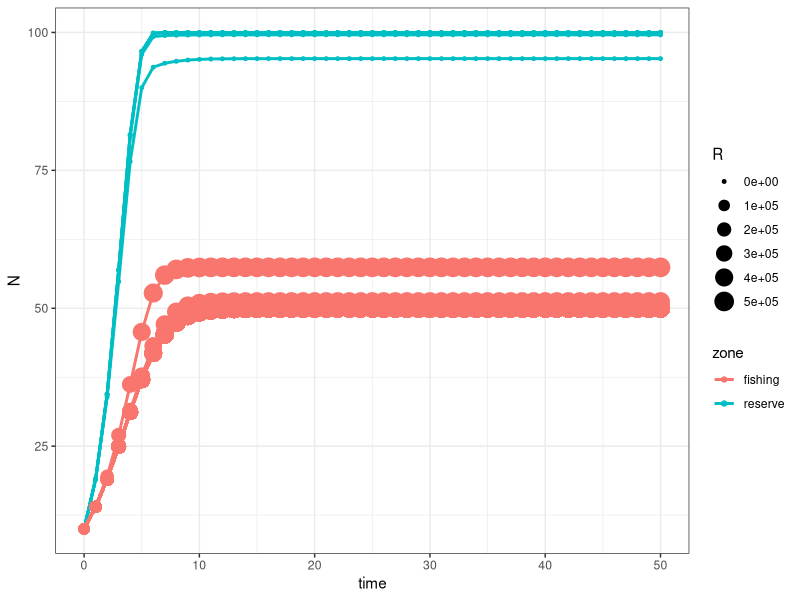
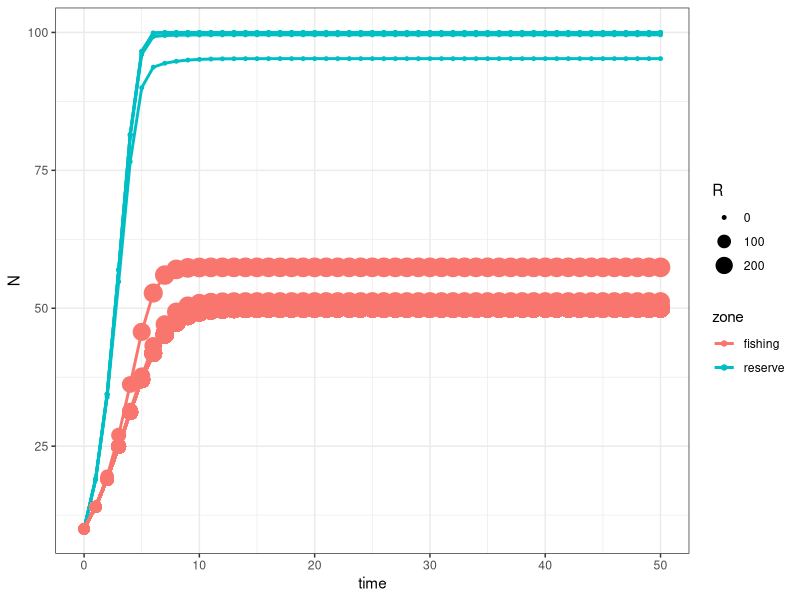
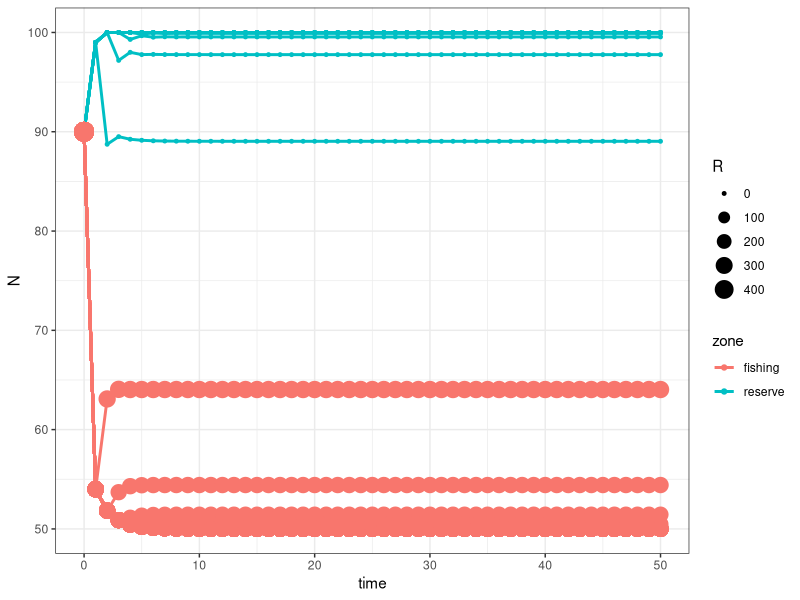
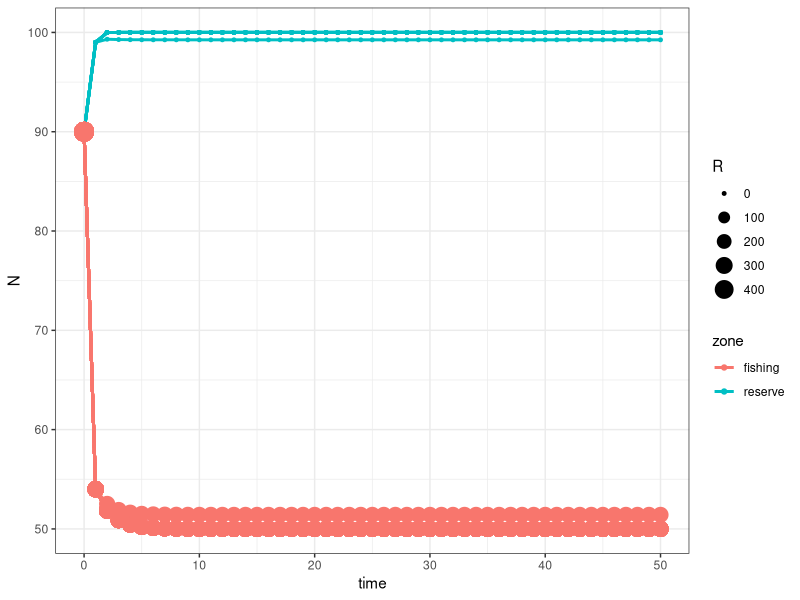
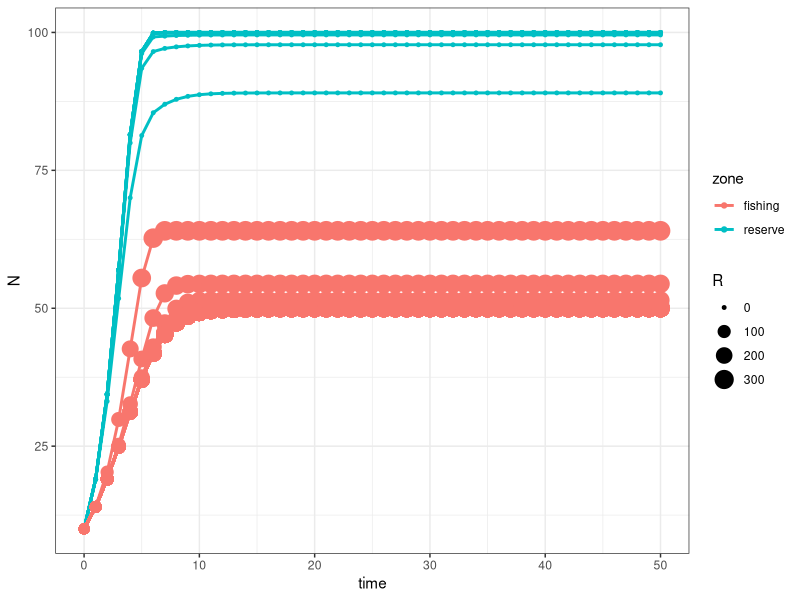
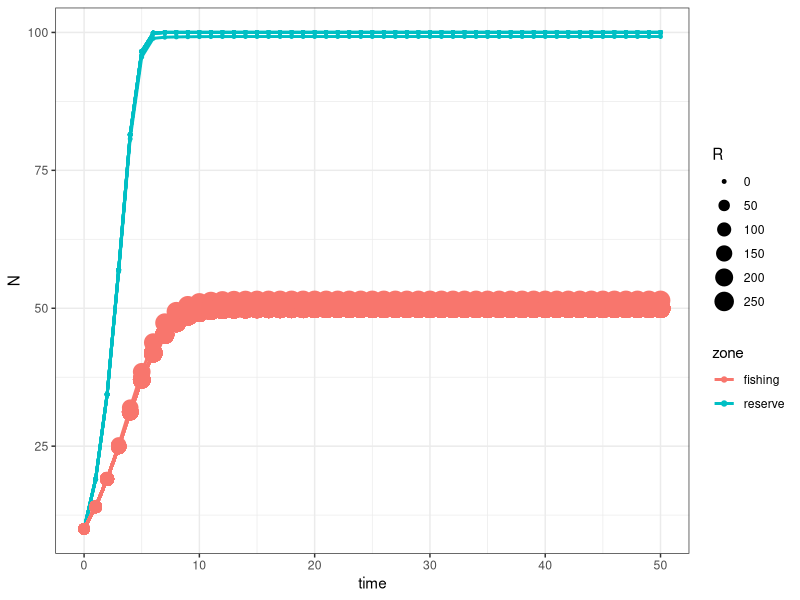
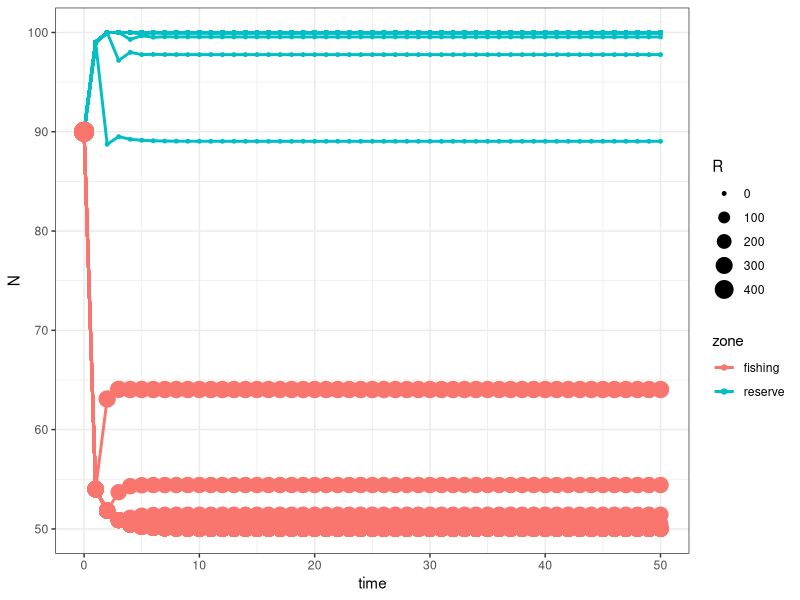
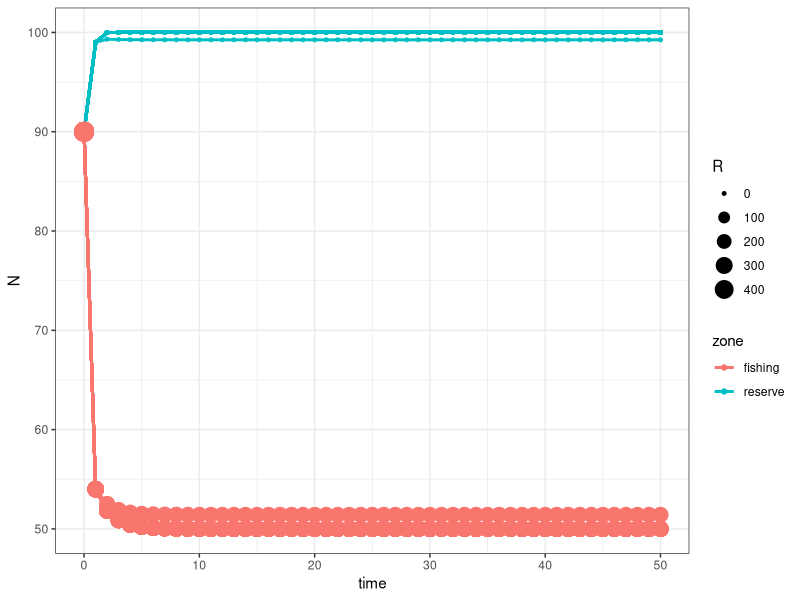

These figures' R source, in order: (Note: this script raises an error after producing the figures.)
## ---- chunk 1
library(tidyverse)

## ---- chunk 2

logistic_model <- function(r = 1, K = 100, N0 = 10, nsteps = 50, c = 0.5, p = 17500, n = 5, m = 0.2){

  # define a vector of time and N THIS IS ODD
  time <- c(0:nsteps)
  N <- matrix(0, ncol = 100, nrow = length(time))
  C <- N

  #Assign initial population size
  
  N[1,] <- N0

#create pointers
  
left_pointer <- c(100, 1:99)
right_pointer <- c(1:99, 100)
  
c_mpa <- rep(c, 100) 
c_mpa [1 : n] <- 0



  #start for loop

  
  for (t in 1:nsteps) {
    
    N_in <- m * (N[t, left_pointer] + N[t, right_pointer])/2
    N_out <- m * N[t,]
    C[t, ] <- c_mpa * N[t, ]
    
    N[t + 1,] <- N[t,] + (r * N[t,] * (1 - (N[t,] / K))) - C[t,] + N_in - N_out
    
  }
  # end for loop
  #create catch data frame

C[t+1,] <- c_mpa * N[t+1,]

catch_df <- data.frame(time, C) %>% 
  magrittr::set_colnames(value = c("time", 1:100)) %>% 
  gather(parcel, C, -time)

  #create data frame with sim results
  
  simul <- data.frame(time, N) %>% 
    magrittr::set_colnames(value = c("time", 1:100)) %>% 
    gather(parcel, N, -time) %>% 
    left_join(catch_df, by = c("time", "parcel")) %>% 
    mutate(R = p*C,
           zone = ifelse(C == 0, "reserve", "fishing"),
           parcel = as.numeric(parcel))

  return(simul)
}
## ---- chunk 3
logistic_model() %>% 
  ggplot(mapping = aes(x = time, y = N, color = zone, group = parcel, size = R)) +
  geom_line(size = 1) +
  geom_point() +
  theme_bw()
## ---- chunk 4
logistic_model(r = 1, K = 100, N0 = 10, nsteps = 50, c = 0.5, p = 10, n = 5, m = 0.2) %>% 
  ggplot(mapping = aes(x = time, y = N, color = zone, group = parcel, size = R)) +
  geom_line(size = 1) +
  geom_point() +
  theme_bw()
## ---- chunk 5
logistic_model(r = 1, K = 100, N0 = 90, nsteps = 50, c = 0.5, p = 10, n = 10, m = 0.5) %>% 
  ggplot(mapping = aes(x = time, y = N, color = zone, group = parcel, size = R)) +
  geom_line(size = 1) +
  geom_point() +
  theme_bw()
## ---- chunk 6
logistic_model(r = 1, K = 100, N0 = 90, nsteps = 50, c = 0.5, p = 10, n = 10, m = 0.03) %>% 
  ggplot(mapping = aes(x = time, y = N, color = zone, group = parcel, size = R)) +
  geom_line(size = 1) +
  geom_point() +
  theme_bw()
## ---- chunk 7
logistic_model(r = 1, K = 100, N0 = 10, nsteps = 50, c = 0.5, p = 10, n = 10, m = 0.5) %>% 
  ggplot(mapping = aes(x = time, y = N, color = zone, group = parcel, size = R)) +
  geom_line(size = 1) +
  geom_point() +
  theme_bw()
## ---- chunk 8
logistic_model(r = 1, K = 100, N0 = 10, nsteps = 50, c = 0.5, p = 10, n = 10, m = 0.03) %>% 
  ggplot(mapping = aes(x = time, y = N, color = zone, group = parcel, size = R)) +
  geom_line(size = 1) +
  geom_point() +
  theme_bw()
## ---- chunk 9
logistic_model(r = 1, K = 100, N0 = 90, nsteps = 50, c = 0.5, p = 10, n = 50, m = 0.5) %>% 
  ggplot(mapping = aes(x = time, y = N, color = zone, group = parcel, size = R)) +
  geom_line(size = 1) +
  geom_point() +
  theme_bw()
## ---- chunk 10
logistic_model(r = 1, K = 100, N0 = 90, nsteps = 50, c = 0.5, p = 10, n = 50, m = 0.03) %>% 
  ggplot(mapping = aes(x = time, y = N, color = zone, group = parcel, size = R)) +
  geom_line(size = 1) +
  geom_point() +
  theme_bw()
## ---- chunk 11
logistic_model(r = 1, K = 100, N0 = 10, nsteps = 50, c = 0.5, p = 10, n = 50, m = 0.5) %>% 
  ggplot(mapping = aes(x = time, y = N, color = zone, group = parcel, size = R)) +
  geom_line(size = 1) +
  geom_point() +
  theme_bw()
## ---- chunk 12
logistic_model(r = 1, K = 100, N0 = 10, nsteps = 50, c = 0.5, p = 10, n = 50, m = 0.03) %>% 
  ggplot(mapping = aes(x = time, y = N, color = zone, group = parcel, size = R)) +
  geom_line(size = 1) +
  geom_point() +
  theme_bw()
## ---- chunk 13
logistic_model(r = 1, K = 100, N0 = 90, nsteps = 50, c = 0.5, p = 10, n = 90, m = 0.5) %>% 
  ggplot(mapping = aes(x = time, y = N, color = zone, group = parcel, size = R)) +
  geom_line(size = 1) +
  geom_point() +
  theme_bw()
## ---- chunk 14
logistic_model(r = 1, K = 100, N0 = 90, nsteps = 50, c = 0.5, p = 10, n = 90, m = 0.03) %>% 
  ggplot(mapping = aes(x = time, y = N, color = zone, group = parcel, size = R)) +
  geom_line(size = 1) +
  geom_point() +
  theme_bw()
## ---- chunk 15
logistic_model(r = 1, K = 100, N0 = 10, nsteps = 50, c = 0.5, p = 10, n = 90, m = 0.5) %>% 
  ggplot(mapping = aes(x = time, y = N, color = zone, group = parcel, size = R)) +
  geom_line(size = 1) +
  geom_point() +
  theme_bw()
## ---- chunk 16
logistic_model(r = 1, K = 100, N0 = 10, nsteps = 50, c = 0.5, p = 10, n = 90, m = 0.03) %>% 
  ggplot(mapping = aes(x = time, y = N, color = zone, group = parcel, size = R)) +
  geom_line(size = 1) +
  geom_point() +
  theme_bw()
## ---- chunk 17
logistic_model(r = 1, K = 100, N0 = 90, nsteps = 50, c = 0.5, p = 10, n = 10, m = 0.5) %>% 
  group_by(time, zone)  %>% 
  summarise(Ntot = sum(N),
            N = mean(N),
            C = sum(C),
            R = sum(R)) %>% 
  ggplot(mapping = aes(x = time, y = N, color = zone, size = R)) +
  geom_line(size = 1) +
  geom_point() +
  theme_bw()
## ---- chunk 18
logistic_model(r = 1, K = 100, N0 = 90, nsteps = 50, c = 0.5, p = 10, n = 10, m = 0.03) %>% 
  group_by(time, zone)  %>% 
  summarise(Ntot = sum(N),
            N = mean(N),
            C = sum(C),
            R = sum(R)) %>% 
  ggplot(mapping = aes(x = time, y = N, color = zone, size = R)) +
  geom_line(size = 1) +
  geom_point() +
  theme_bw()
## ---- chunk 19
logistic_model(r = 1, K = 100, N0 = 10, nsteps = 50, c = 0.5, p = 10, n = 10, m = 0.5) %>% 
  group_by(time, zone)  %>% 
  summarise(Ntot = sum(N),
            N = mean(N),
            C = sum(C),
            R = sum(R)) %>% 
  ggplot(mapping = aes(x = time, y = N, color = zone, size = R)) +
  geom_line(size = 1) +
  geom_point() +
  theme_bw()
## ---- chunk 20
logistic_model(r = 1, K = 100, N0 = 10, nsteps = 50, c = 0.5, p = 10, n = 10, m = 0.03) %>% 
  group_by(time, zone)  %>% 
  summarise(Ntot = sum(N),
            N = mean(N),
            C = sum(C),
            R = sum(R)) %>% 
  ggplot(mapping = aes(x = time, y = N, color = zone, size = R)) +
  geom_line(size = 1) +
  geom_point() +
  theme_bw()
## ---- chunk 21
logistic_model(r = 1, K = 100, N0 = 90, nsteps = 50, c = 0.5, p = 10, n = 50, m = 0.5) %>% 
  group_by(time, zone)  %>% 
  summarise(Ntot = sum(N),
            N = mean(N),
            C = sum(C),
            R = sum(R)) %>% 
  ggplot(mapping = aes(x = time, y = N, color = zone, size = R)) +
  geom_line(size = 1) +
  geom_point() +
  theme_bw()
## ---- chunk 22
logistic_model(r = 1, K = 100, N0 = 90, nsteps = 50, c = 0.5, p = 10, n = 50, m = 0.03) %>% 
  group_by(time, zone)  %>% 
  summarise(Ntot = sum(N),
            N = mean(N),
            C = sum(C),
            R = sum(R)) %>% 
  ggplot(mapping = aes(x = time, y = N, color = zone, size = R)) +
  geom_line(size = 1) +
  geom_point() +
  theme_bw()
## ---- chunk 23
logistic_model(r = 1, K = 100, N0 = 10, nsteps = 50, c = 0.5, p = 10, n = 50, m = 0.5) %>% 
  group_by(time, zone)  %>% 
  summarise(Ntot = sum(N),
            N = mean(N),
            C = sum(C),
            R = sum(R)) %>% 
  ggplot(mapping = aes(x = time, y = N, color = zone, size = R)) +
  geom_line(size = 1) +
  geom_point() +
  theme_bw()
## ---- chunk 24
logistic_model(r = 1, K = 100, N0 = 10, nsteps = 50, c = 0.5, p = 10, n = 50, m = 0.03) %>% 
  group_by(time, zone)  %>% 
  summarise(Ntot = sum(N),
            N = mean(N),
            C = sum(C),
            R = sum(R)) %>% 
  ggplot(mapping = aes(x = time, y = N, color = zone, size = R)) +
  geom_line(size = 1) +
  geom_point() +
  theme_bw()
## ---- chunk 25
logistic_model(r = 1, K = 100, N0 = 90, nsteps = 50, c = 0.5, p = 10, n = 50, m = 0.5) %>% 
  group_by(time, zone)  %>% 
  summarise(Ntot = sum(N),
            N = mean(N),
            C = sum(C),
            R = sum(R)) %>% 
  ggplot(mapping = aes(x = time, y = N, color = zone, size = R)) +
  geom_line(size = 1) +
  geom_point() +
  theme_bw()
## ---- chunk 26
logistic_model(r = 1, K = 100, N0 = 90, nsteps = 50, c = 0.5, p = 10, n = 90, m = 0.03) %>% 
  group_by(time, zone)  %>% 
  summarise(Ntot = sum(N),
            N = mean(N),
            C = sum(C),
            R = sum(R)) %>% 
  ggplot(mapping = aes(x = time, y = N, color = zone, size = R)) +
  geom_line(size = 1) +
  geom_point() +
  theme_bw()
## ---- chunk 27
logistic_model(r = 1, K = 100, N0 = 10, nsteps = 50, c = 0.5, p = 10, n = 90, m = 0.5) %>% 
  group_by(time, zone)  %>% 
  summarise(Ntot = sum(N),
            N = mean(N),
            C = sum(C),
            R = sum(R)) %>% 
  ggplot(mapping = aes(x = time, y = N, color = zone, size = R)) +
  geom_line(size = 1) +
  geom_point() +
  theme_bw()
## ---- chunk 28
logistic_model(r = 1, K = 100, N0 = 10, nsteps = 50, c = 0.5, p = 10, n = 90, m = 0.03) %>% 
  group_by(time, zone)  %>% 
  summarise(Ntot = sum(N),
            N = mean(N),
            C = sum(C),
            R = sum(R)) %>% 
  ggplot(mapping = aes(x = time, y = N, color = zone, size = R)) +
  geom_line(size = 1) +
  geom_point() +
  theme_bw()
## ---- chunk 29
logistic_model(n = 90) %>% 
  ggplot(mapping = aes(x = time, y = parcel, fill = N)) +
  geom_raster()
## ---- chunk 30
results
## ---- chunk 31

results <- matrix(0, ncol = 4, nrow = 900) %>% 
  magrittr:: set_colnames(value = c( "n", "c", "N", "R")) %>% 
  as.data.frame()

i = 1

for(n in c(1 : 100)) {
  
  for(c in seq(0.1, 0.9, by = 0.1)) {
    
    results_i <- logistic_model(n = n, c = c, N0 = 90) %>% 
      filter(time == 50) %>% 
      group_by(time) %>% 
      summarise(N = sum(N), R = sum(R))
    
    results$n[i] <- n
    results$c[i] <- c
    results$N[i] <- results_i$N
    results$R[i] <- results_i$R
    i = i + 1
  }
}
## ---- chunk 32
ggplot(data = results, aes(x = c, y = n, fill = R, z = R ))  +
  geom_raster(interpolate = T) + 
  geom_contour(color = "black") +
  labs(x = "catch rate", y = "reserve size") +
  scale_fill_viridis_c()
## ---- chunk 33
ggplot(data = results, aes(x = c, y = n, fill = N, z = N ) ) +
  geom_raster(interpolate = T) + 
  geom_contour(color = "black") +
  labs(x = "catch rate", y = "reserve size") +
  scale_fill_viridis_c()
